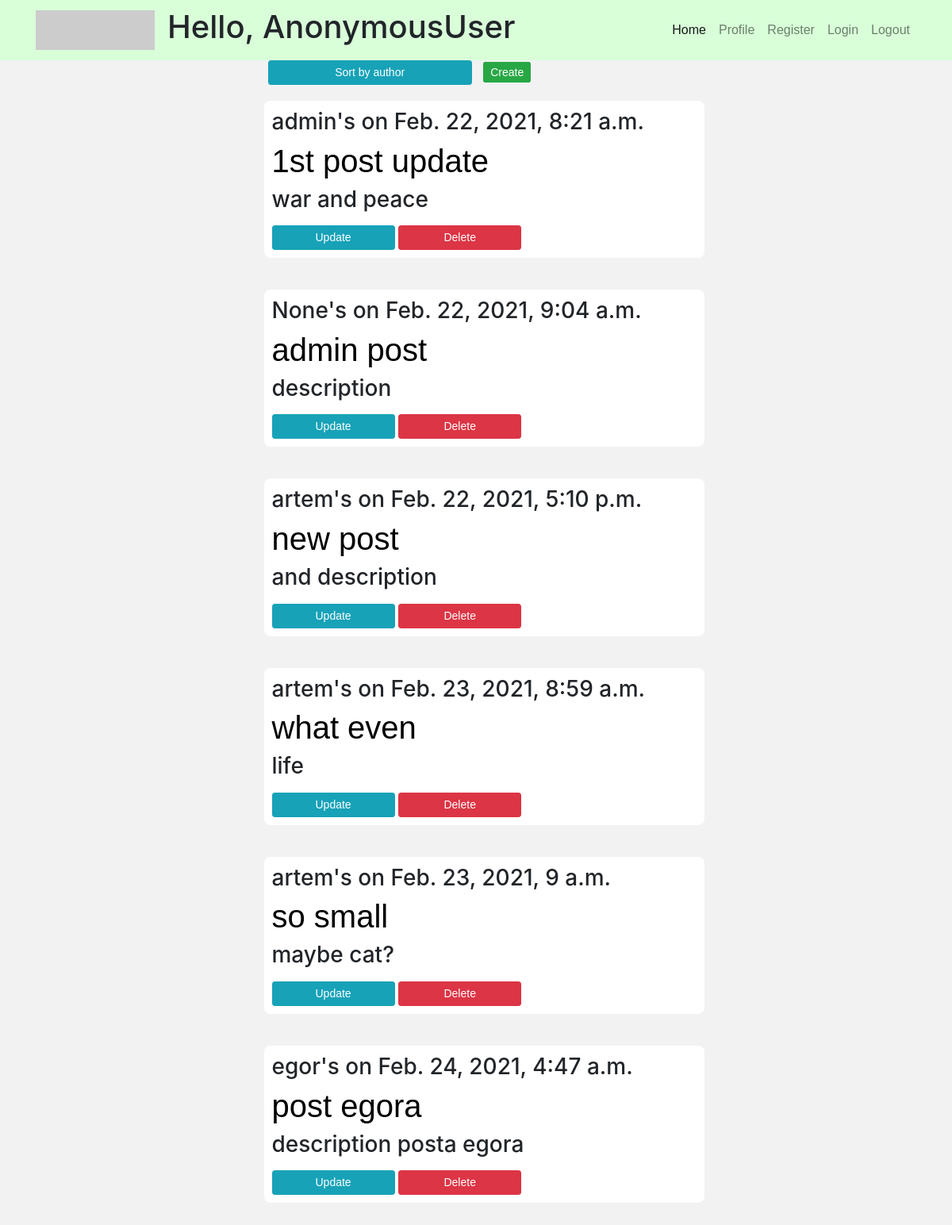
The app's page /blog/order_by_date with its own data.
### BlogApp/models.py (models this page shows, shortened)
class Post(models.Model):
    name = models.CharField(max_length=200, default='Untitled')
    creation_date = models.DateTimeField(auto_now_add=True, null=True)
    text = models.TextField()
    description = models.TextField(max_length=200)
    user = models.ForeignKey(Guest, on_delete=models.SET_NULL, null=True)

class Guest(models.Model):
    user = models.OneToOneField(User, null=True, blank=True, on_delete=models.CASCADE)
    name = models.CharField(max_length=200, null=True)  # should be unique
    date_created = models.DateTimeField(auto_now_add=True, null=True)
    email = models.EmailField(default='example@blog.com')  # can't change
    phone = models.IntegerField(blank=True, default=111111)
    profile_picture = models.ImageField(null=True, blank=True)
    skype = models.CharField(max_length=50, null=True, blank=True)
    def __str__(self):
        return self.name

### BlogApp/views.py (the view)
# urls.py: path('order_by_date', views.index_order_by_date, name='home_by_date'),
def index_order_by_date(request):
    try:
        posts = Post.objects.all().order_by('creation_date')
    except TypeError:
        template = loader.get_template('Blog/unauthenticated.html')
        return HttpResponse(template.render())
    context = {'posts': posts, 'user': request.user.username}
    return render(request, 'index.html', context)

### templates/index.html (shortened to what this page needs)
{% extends 'Blog/base.html' %}
{% block content %}
<div class="content">
    <div class="container">
        {% if request.path == '/blog/' %}
            <a href="{% url 'Blog:home_by_date' %}" class="btn btn-sm btn-info"
            style="width: 49%">Sort by date</a>
        {% else %}
            <a href="{% url 'Blog:home' %}" class="btn btn-sm btn-info"
            style="width: 49%">Sort by author</a>
        {% endif %}
        <a href="{% url 'Blog:create' %}" class="btn btn-sm btn-success"
    style="width: 50%; margin: 10px; display: inline">Create</a>
    </div>
    {% for post in posts %}
        <div class="post">
            <h3>{{ post.user }}'s on {{ post.creation_date }}</h3>
            <h1><a href="{% url 'Blog:post' post.id %}">{{ post.name }}</a></h1>
            <h3>{{ post.description }}</h3>
            <a href="{% url 'Blog:update' post.id %}" class="btn btn-sm btn-info"
                style="width: 29%">Update</a>
            <a href="{% url 'Blog:delete' post.id %}" class="btn btn-sm btn-danger"
                style="width: 29%">Delete</a>
        </div>
    {% endfor %}
</div>
{% endblock %}

### static/css/main.css (style rules this page uses)
body { background-color: #f2f2f2; }
.post { width: 100%; display: inline-block; margin: 20px 10px 20px 10px; border-radius: 8px; padding: 10px; background-color: white; }
a { font-family: Arial, Helvetica, sans-serif; color: black; }
.content { width: 50%; margin: 0 auto; }

### records on screen
Post: user "admin", creation_date "Feb. 22, 2021, 8:21 a.m.", name "1st post update", description "war and peace"
Post: user "None", creation_date "Feb. 22, 2021, 9:04 a.m.", name "admin post", description "description"
Post: user "artem", creation_date "Feb. 22, 2021, 5:10 p.m.", name "new post", description "and description"
Post: user "artem", creation_date "Feb. 23, 2021, 8:59 a.m.", name "what even", description "life"
Post: user "artem", creation_date "Feb. 23, 2021, 9 a.m.", name "so small", description "maybe cat?"
Post: user "egor", creation_date "Feb. 24, 2021, 4:47 a.m.", name "post egora", description "description posta egora"

### other values on screen
{{ request.user }} "AnonymousUser"
